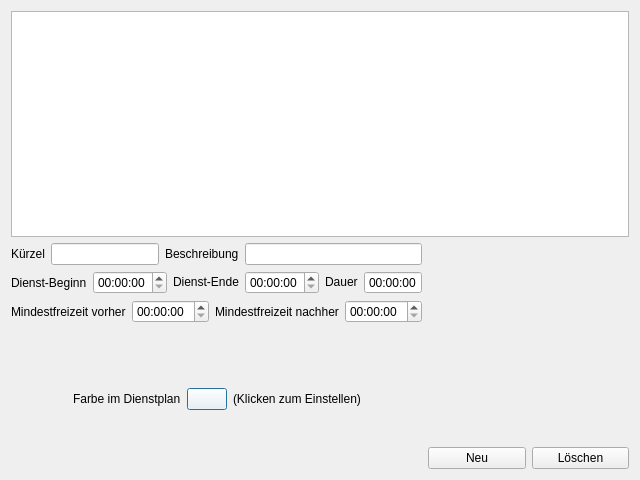
<?xml version="1.0" encoding="UTF-8"?>
<ui version="4.0">
 <class>CDutyTypeEdit</class>
 <widget class="QDialog" name="CDutyTypeEdit">
  <property name="geometry">
   <rect>
    <x>0</x>
    <y>0</y>
    <width>640</width>
    <height>480</height>
   </rect>
  </property>
  <property name="windowTitle">
   <string>Dienst-Arten</string>
  </property>
  <layout class="QVBoxLayout" name="verticalLayout">
   <item>
    <widget class="QTableWidget" name="tblDutytps"/>
   </item>
   <item>
    <layout class="QHBoxLayout" name="horizontalLayout_5">
     <item>
      <layout class="QVBoxLayout" name="verticalLayout_2">
       <item>
        <layout class="QHBoxLayout" name="horizontalLayout">
         <item>
          <widget class="QLabel" name="label">
           <property name="text">
            <string>Kürzel</string>
           </property>
          </widget>
         </item>
         <item>
          <widget class="QLineEdit" name="txtMark">
           <property name="sizePolicy">
            <sizepolicy hsizetype="Fixed" vsizetype="Fixed">
             <horstretch>0</horstretch>
             <verstretch>0</verstretch>
            </sizepolicy>
           </property>
           <property name="maximumSize">
            <size>
             <width>300</width>
             <height>16777215</height>
            </size>
           </property>
          </widget>
         </item>
         <item>
          <widget class="QLabel" name="label_2">
           <property name="text">
            <string>&lt;html&gt;&lt;head/&gt;&lt;body&gt;&lt;p&gt;Beschreibung&lt;/p&gt;&lt;/body&gt;&lt;/html&gt;</string>
           </property>
          </widget>
         </item>
         <item>
          <widget class="QLineEdit" name="txtDescr"/>
         </item>
        </layout>
       </item>
       <item>
        <layout class="QHBoxLayout" name="horizontalLayout_3">
         <item>
          <widget class="QLabel" name="label_3">
           <property name="text">
            <string>Dienst-Beginn</string>
           </property>
          </widget>
         </item>
         <item>
          <widget class="QTimeEdit" name="timStart"/>
         </item>
         <item>
          <widget class="QLabel" name="label_4">
           <property name="text">
            <string>&lt;html&gt;&lt;head/&gt;&lt;body&gt;&lt;p&gt;Dienst-Ende&lt;/p&gt;&lt;/body&gt;&lt;/html&gt;</string>
           </property>
          </widget>
         </item>
         <item>
          <widget class="QTimeEdit" name="timEnd"/>
         </item>
         <item>
          <widget class="QLabel" name="label_5">
           <property name="text">
            <string>&lt;html&gt;&lt;head/&gt;&lt;body&gt;&lt;p&gt;Dauer&lt;/p&gt;&lt;/body&gt;&lt;/html&gt;</string>
           </property>
          </widget>
         </item>
         <item>
          <widget class="QTimeEdit" name="timDur">
           <property name="readOnly">
            <bool>true</bool>
           </property>
           <property name="buttonSymbols">
            <enum>QAbstractSpinBox::NoButtons</enum>
           </property>
          </widget>
         </item>
        </layout>
       </item>
       <item>
        <layout class="QHBoxLayout" name="horizontalLayout_2">
         <item>
          <widget class="QLabel" name="label_6">
           <property name="text">
            <string>Mindestfreizeit vorher</string>
           </property>
          </widget>
         </item>
         <item>
          <widget class="QTimeEdit" name="timeEdit"/>
         </item>
         <item>
          <widget class="QLabel" name="label_7">
           <property name="text">
            <string>Mindestfreizeit nachher</string>
           </property>
          </widget>
         </item>
         <item>
          <widget class="QTimeEdit" name="timeEdit_2"/>
         </item>
        </layout>
       </item>
       <item>
        <layout class="QHBoxLayout" name="horizontalLayout_4">
         <item>
          <spacer name="horizontalSpacer">
           <property name="orientation">
            <enum>Qt::Horizontal</enum>
           </property>
           <property name="sizeHint" stdset="0">
            <size>
             <width>40</width>
             <height>20</height>
            </size>
           </property>
          </spacer>
         </item>
         <item>
          <widget class="QLabel" name="label_8">
           <property name="text">
            <string>Farbe im Dienstplan</string>
           </property>
          </widget>
         </item>
         <item>
          <widget class="QPushButton" name="cmdColor">
           <property name="palette">
            <palette>
             <active>
              <colorrole role="WindowText">
               <brush brushstyle="SolidPattern">
                <color alpha="255">
                 <red>0</red>
                 <green>0</green>
                 <blue>0</blue>
                </color>
               </brush>
              </colorrole>
              <colorrole role="Button">
               <brush brushstyle="SolidPattern">
                <color alpha="255">
                 <red>255</red>
                 <green>255</green>
                 <blue>255</blue>
                </color>
               </brush>
              </colorrole>
              <colorrole role="Light">
               <brush brushstyle="SolidPattern">
                <color alpha="255">
                 <red>255</red>
                 <green>255</green>
                 <blue>255</blue>
                </color>
               </brush>
              </colorrole>
              <colorrole role="Midlight">
               <brush brushstyle="SolidPattern">
                <color alpha="255">
                 <red>255</red>
                 <green>255</green>
                 <blue>255</blue>
                </color>
               </brush>
              </colorrole>
              <colorrole role="Dark">
               <brush brushstyle="SolidPattern">
                <color alpha="255">
                 <red>127</red>
                 <green>127</green>
                 <blue>127</blue>
                </color>
               </brush>
              </colorrole>
              <colorrole role="Mid">
               <brush brushstyle="SolidPattern">
                <color alpha="255">
                 <red>170</red>
                 <green>170</green>
                 <blue>170</blue>
                </color>
               </brush>
              </colorrole>
              <colorrole role="Text">
               <brush brushstyle="SolidPattern">
                <color alpha="255">
                 <red>0</red>
                 <green>0</green>
                 <blue>0</blue>
                </color>
               </brush>
              </colorrole>
              <colorrole role="BrightText">
               <brush brushstyle="SolidPattern">
                <color alpha="255">
                 <red>255</red>
                 <green>255</green>
                 <blue>255</blue>
                </color>
               </brush>
              </colorrole>
              <colorrole role="ButtonText">
               <brush brushstyle="SolidPattern">
                <color alpha="255">
                 <red>0</red>
                 <green>0</green>
                 <blue>0</blue>
                </color>
               </brush>
              </colorrole>
              <colorrole role="Base">
               <brush brushstyle="SolidPattern">
                <color alpha="255">
                 <red>255</red>
                 <green>255</green>
                 <blue>255</blue>
                </color>
               </brush>
              </colorrole>
              <colorrole role="Window">
               <brush brushstyle="SolidPattern">
                <color alpha="255">
                 <red>255</red>
                 <green>255</green>
                 <blue>255</blue>
                </color>
               </brush>
              </colorrole>
              <colorrole role="Shadow">
               <brush brushstyle="SolidPattern">
                <color alpha="255">
                 <red>0</red>
                 <green>0</green>
                 <blue>0</blue>
                </color>
               </brush>
              </colorrole>
              <colorrole role="AlternateBase">
               <brush brushstyle="SolidPattern">
                <color alpha="255">
                 <red>255</red>
                 <green>255</green>
                 <blue>255</blue>
                </color>
               </brush>
              </colorrole>
              <colorrole role="ToolTipBase">
               <brush brushstyle="SolidPattern">
                <color alpha="255">
                 <red>255</red>
                 <green>255</green>
                 <blue>220</blue>
                </color>
               </brush>
              </colorrole>
              <colorrole role="ToolTipText">
               <brush brushstyle="SolidPattern">
                <color alpha="255">
                 <red>0</red>
                 <green>0</green>
                 <blue>0</blue>
                </color>
               </brush>
              </colorrole>
             </active>
             <inactive>
              <colorrole role="WindowText">
               <brush brushstyle="SolidPattern">
                <color alpha="255">
                 <red>0</red>
                 <green>0</green>
                 <blue>0</blue>
                </color>
               </brush>
              </colorrole>
              <colorrole role="Button">
               <brush brushstyle="SolidPattern">
                <color alpha="255">
                 <red>255</red>
                 <green>255</green>
                 <blue>255</blue>
                </color>
               </brush>
              </colorrole>
              <colorrole role="Light">
               <brush brushstyle="SolidPattern">
                <color alpha="255">
                 <red>255</red>
                 <green>255</green>
                 <blue>255</blue>
                </color>
               </brush>
              </colorrole>
              <colorrole role="Midlight">
               <brush brushstyle="SolidPattern">
                <color alpha="255">
                 <red>255</red>
                 <green>255</green>
                 <blue>255</blue>
                </color>
               </brush>
              </colorrole>
              <colorrole role="Dark">
               <brush brushstyle="SolidPattern">
                <color alpha="255">
                 <red>127</red>
                 <green>127</green>
                 <blue>127</blue>
                </color>
               </brush>
              </colorrole>
              <colorrole role="Mid">
               <brush brushstyle="SolidPattern">
                <color alpha="255">
                 <red>170</red>
                 <green>170</green>
                 <blue>170</blue>
                </color>
               </brush>
              </colorrole>
              <colorrole role="Text">
               <brush brushstyle="SolidPattern">
                <color alpha="255">
                 <red>0</red>
                 <green>0</green>
                 <blue>0</blue>
                </color>
               </brush>
              </colorrole>
              <colorrole role="BrightText">
               <brush brushstyle="SolidPattern">
                <color alpha="255">
                 <red>255</red>
                 <green>255</green>
                 <blue>255</blue>
                </color>
               </brush>
              </colorrole>
              <colorrole role="ButtonText">
               <brush brushstyle="SolidPattern">
                <color alpha="255">
                 <red>0</red>
                 <green>0</green>
                 <blue>0</blue>
                </color>
               </brush>
              </colorrole>
              <colorrole role="Base">
               <brush brushstyle="SolidPattern">
                <color alpha="255">
                 <red>255</red>
                 <green>255</green>
                 <blue>255</blue>
                </color>
               </brush>
              </colorrole>
              <colorrole role="Window">
               <brush brushstyle="SolidPattern">
                <color alpha="255">
                 <red>255</red>
                 <green>255</green>
                 <blue>255</blue>
                </color>
               </brush>
              </colorrole>
              <colorrole role="Shadow">
               <brush brushstyle="SolidPattern">
                <color alpha="255">
                 <red>0</red>
                 <green>0</green>
                 <blue>0</blue>
                </color>
               </brush>
              </colorrole>
              <colorrole role="AlternateBase">
               <brush brushstyle="SolidPattern">
                <color alpha="255">
                 <red>255</red>
                 <green>255</green>
                 <blue>255</blue>
                </color>
               </brush>
              </colorrole>
              <colorrole role="ToolTipBase">
               <brush brushstyle="SolidPattern">
                <color alpha="255">
                 <red>255</red>
                 <green>255</green>
                 <blue>220</blue>
                </color>
               </brush>
              </colorrole>
              <colorrole role="ToolTipText">
               <brush brushstyle="SolidPattern">
                <color alpha="255">
                 <red>0</red>
                 <green>0</green>
                 <blue>0</blue>
                </color>
               </brush>
              </colorrole>
             </inactive>
             <disabled>
              <colorrole role="WindowText">
               <brush brushstyle="SolidPattern">
                <color alpha="255">
                 <red>127</red>
                 <green>127</green>
                 <blue>127</blue>
                </color>
               </brush>
              </colorrole>
              <colorrole role="Button">
               <brush brushstyle="SolidPattern">
                <color alpha="255">
                 <red>255</red>
                 <green>255</green>
                 <blue>255</blue>
                </color>
               </brush>
              </colorrole>
              <colorrole role="Light">
               <brush brushstyle="SolidPattern">
                <color alpha="255">
                 <red>255</red>
                 <green>255</green>
                 <blue>255</blue>
                </color>
               </brush>
              </colorrole>
              <colorrole role="Midlight">
               <brush brushstyle="SolidPattern">
                <color alpha="255">
                 <red>255</red>
                 <green>255</green>
                 <blue>255</blue>
                </color>
               </brush>
              </colorrole>
              <colorrole role="Dark">
               <brush brushstyle="SolidPattern">
                <color alpha="255">
                 <red>127</red>
                 <green>127</green>
                 <blue>127</blue>
                </color>
               </brush>
              </colorrole>
              <colorrole role="Mid">
               <brush brushstyle="SolidPattern">
                <color alpha="255">
                 <red>170</red>
                 <green>170</green>
                 <blue>170</blue>
                </color>
               </brush>
              </colorrole>
              <colorrole role="Text">
               <brush brushstyle="SolidPattern">
                <color alpha="255">
                 <red>127</red>
                 <green>127</green>
                 <blue>127</blue>
                </color>
               </brush>
              </colorrole>
              <colorrole role="BrightText">
               <brush brushstyle="SolidPattern">
                <color alpha="255">
                 <red>255</red>
                 <green>255</green>
                 <blue>255</blue>
                </color>
               </brush>
              </colorrole>
              <colorrole role="ButtonText">
               <brush brushstyle="SolidPattern">
                <color alpha="255">
                 <red>127</red>
                 <green>127</green>
                 <blue>127</blue>
                </color>
               </brush>
              </colorrole>
              <colorrole role="Base">
               <brush brushstyle="SolidPattern">
                <color alpha="255">
                 <red>255</red>
                 <green>255</green>
                 <blue>255</blue>
                </color>
               </brush>
              </colorrole>
              <colorrole role="Window">
               <brush brushstyle="SolidPattern">
                <color alpha="255">
                 <red>255</red>
                 <green>255</green>
                 <blue>255</blue>
                </color>
               </brush>
              </colorrole>
              <colorrole role="Shadow">
               <brush brushstyle="SolidPattern">
                <color alpha="255">
                 <red>0</red>
                 <green>0</green>
                 <blue>0</blue>
                </color>
               </brush>
              </colorrole>
              <colorrole role="AlternateBase">
               <brush brushstyle="SolidPattern">
                <color alpha="255">
                 <red>255</red>
                 <green>255</green>
                 <blue>255</blue>
                </color>
               </brush>
              </colorrole>
              <colorrole role="ToolTipBase">
               <brush brushstyle="SolidPattern">
                <color alpha="255">
                 <red>255</red>
                 <green>255</green>
                 <blue>220</blue>
                </color>
               </brush>
              </colorrole>
              <colorrole role="ToolTipText">
               <brush brushstyle="SolidPattern">
                <color alpha="255">
                 <red>0</red>
                 <green>0</green>
                 <blue>0</blue>
                </color>
               </brush>
              </colorrole>
             </disabled>
            </palette>
           </property>
           <property name="text">
            <string/>
           </property>
          </widget>
         </item>
         <item>
          <widget class="QLabel" name="label_9">
           <property name="text">
            <string>(Klicken zum Einstellen)</string>
           </property>
          </widget>
         </item>
         <item>
          <spacer name="horizontalSpacer_2">
           <property name="orientation">
            <enum>Qt::Horizontal</enum>
           </property>
           <property name="sizeHint" stdset="0">
            <size>
             <width>40</width>
             <height>20</height>
            </size>
           </property>
          </spacer>
         </item>
        </layout>
       </item>
      </layout>
     </item>
     <item>
      <layout class="QVBoxLayout" name="verticalLayout_4">
       <item>
        <spacer name="verticalSpacer">
         <property name="orientation">
          <enum>Qt::Vertical</enum>
         </property>
         <property name="sizeHint" stdset="0">
          <size>
           <width>20</width>
           <height>40</height>
          </size>
         </property>
        </spacer>
       </item>
       <item>
        <spacer name="horizontalSpacer_3">
         <property name="orientation">
          <enum>Qt::Horizontal</enum>
         </property>
         <property name="sizeHint" stdset="0">
          <size>
           <width>40</width>
           <height>20</height>
          </size>
         </property>
        </spacer>
       </item>
       <item>
        <layout class="QHBoxLayout" name="horizontalLayout_6">
         <item>
          <widget class="QPushButton" name="cmdNew">
           <property name="text">
            <string>Neu</string>
           </property>
          </widget>
         </item>
         <item>
          <widget class="QPushButton" name="cmdKill">
           <property name="text">
            <string>Löschen</string>
           </property>
          </widget>
         </item>
        </layout>
       </item>
      </layout>
     </item>
    </layout>
   </item>
  </layout>
 </widget>
 <resources/>
 <connections/>
</ui>
